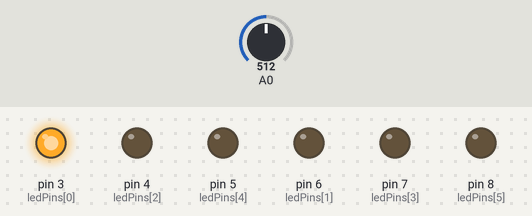
A sketch run on a simulated Arduino Uno, built with avr-gcc and run on an emulated ATmega328P. On the bench: output pins drawn as LEDs (lit = HIGH). Inputs (shaded band) come from the test bench; at power-on: A0 = 512. What the sketch prints to the serial monitor is not drawn.

Above: at 4.2 s.
4.3 s: A0 set to 523
At 5.0 s:
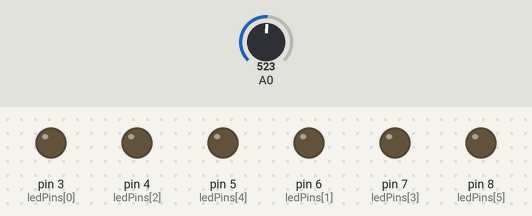
5.8 s: A0 set to 511
At 13.3 s:
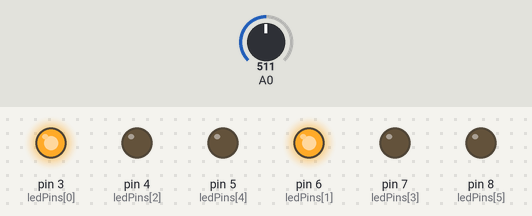
At 15.6 s:
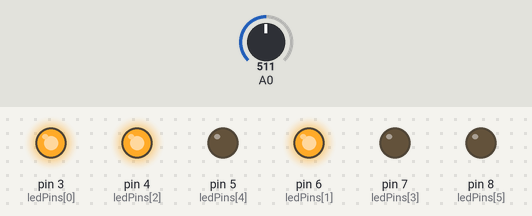
Timing chart, 0 to 19.3 s (numbered marks = the images above; inputs shaded):
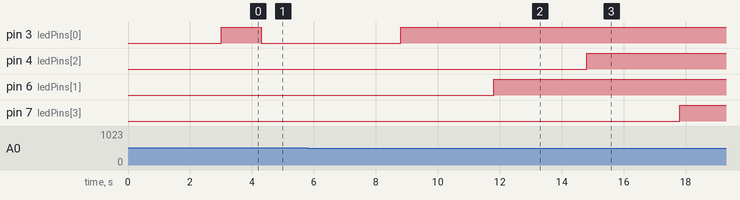

Measured:
- the behaviour switches between 512 and 513 on A0 (found by bisection; images 0 and 1)
- after the input at 4.3 s, pin 3 (ledPins[0]): HIGH → LOW at once
- after the input at 5.8 s, pin 3 (ledPins[0]): LOW → HIGH after 3.0 s instead of 1.5 s; pin 4 (ledPins[2]): LOW → HIGH after 9.0 s instead of 7.5 s; pin 6 (ledPins[1]): LOW → HIGH after 6.0 s instead of 4.5 s; pin 7 (ledPins[3]): LOW → HIGH after 12.0 s instead of 10.5 s

The sketch:

cambio_de_orden.ino
```cpp
//nombra la constante para el pin del sensor
const int switchPin = 9;

unsigned long previousTime = 0;
//guarda el último momento en que un led fue encendido

int switchState = 0;
//variable para el estado actual del sensor

int prevSwitchState = 0;
//guarda el anterior estado del sensor

int indexLed = 0;
//variable referida a los leds

const int ledPins[]= {
  3,
  6,
  4,
  7,
  5,
  8,
};

//3000 = 3000 milisegundos
long interval = 3000;
//este será el intervalo entre un led que se enciende y el siguiente

void setup() {

 for(int x = 3;x<9;x++){
   pinMode(x, OUTPUT);
//declara lo que serán las salidas de los leds, con un contador

 }

 //declara el pin del sensor como entrada
 pinMode(switchPin, INPUT);
 Serial.begin(9600);
}

void loop(){

 //guarda el tiempo desde el cual la placa comenzó el programa
 unsigned long currentTime = millis();

 /*
compara el tiempo con el que hubo la última vez que un led se encendió
y si es mayor que el intervalo definido, enciende el siguiente
*/

 if(currentTime - previousTime > interval) {

   //guarda la última vez que cambiaste un led
   previousTime = currentTime;

   //enciende el led
   digitalWrite(ledPins[indexLed], HIGH);
   indexLed++;


 }

 //lee el valor del sensor
int sensorValue = analogRead(A0);

if (sensorValue > 512){
  switchState = 1;
}
else{
  switchState = 0;
}

 Serial.println(switchState);


 //si el sensor cambia, apaga todos los sensores
 if(switchState != prevSwitchState){

   for(int x = 3;x<9;x++){
     digitalWrite(x, LOW);

   }

   //resetea la variable de los leds a la original
    indexLed = 0;

   //resetea el contador de tiempos
   previousTime = currentTime;
 }
 //guarda el último estado en que estuvo el led
 prevSwitchState = switchState;

}
```
